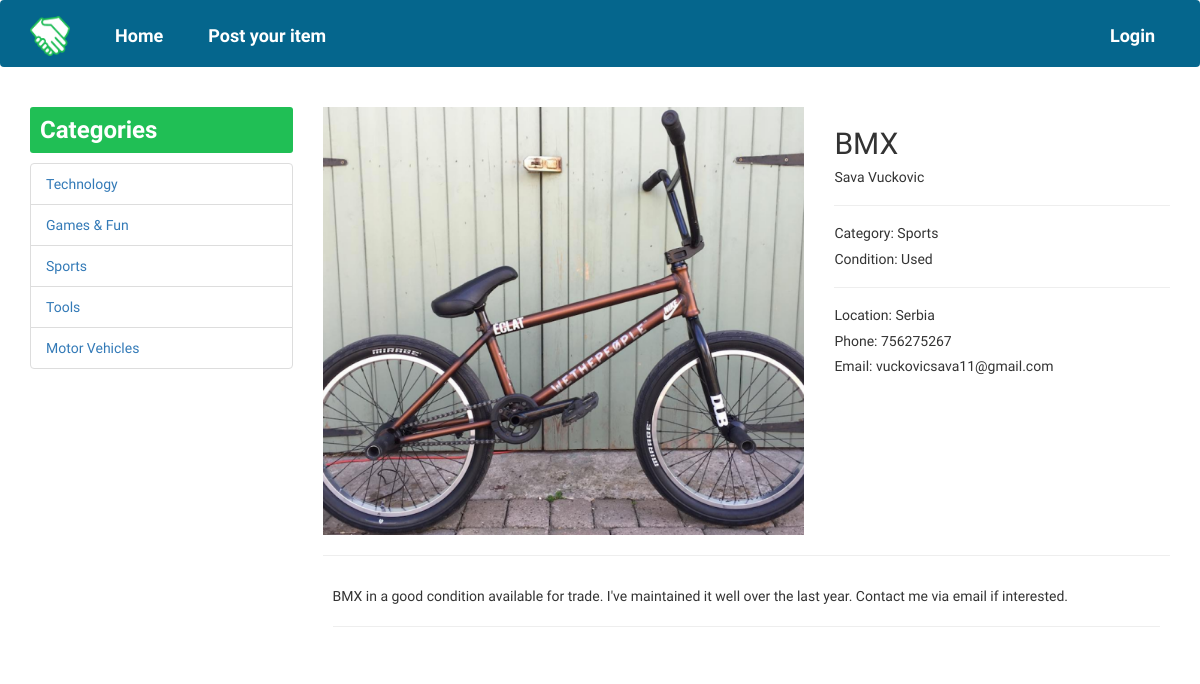
/item/8, run on the app's committed database.
### database_setup.py (models this page shows)
class Category(Base):
    __tablename__ = 'categories'
    id = Column(Integer, primary_key=True)
    name = Column(String(100), nullable=False)

class Item(Base):
    __tablename__ = 'items'
    id = Column(Integer, primary_key=True)
    owner_id = Column(Integer, ForeignKey('users.id'))
    category_id = Column(Integer, ForeignKey('categories.id'))
    name = Column(String(250), nullable=False)
    condition = Column(String(250), nullable=False)
    description = Column(Text, nullable=False)
    image = Column(String(250))

class User(Base):
    __tablename__ = 'users'
    id = Column(Integer, primary_key=True)
    name = Column(String(250), nullable=False)
    email = Column(String(250), nullable=False)
    picture = Column(String(250))
    phone = Column(Integer, nullable=False)
    location = Column(String(250), nullable=False)

### app.py (the view)
@app.route('/item/<int:item_id>')
def item(item_id):
    categories = helper.getAllCategories()
    item = helper.getItem(item_id)
    item_category = helper.getCategory(item.category_id)
    owner = helper.getItemOwner(item.owner_id)
    allowed_to_edit = False
    if 'username' in login_session:
        if item.owner_id == login_session['user_id']:
            allowed_to_edit = True
    state = 'not logged in'
    if 'state' in login_session:
        state = login_session['state']
    return render_template('item.html', categories=categories, item=item,
                           item_category=item_category, owner=owner,
                           state=state, allowed_to_edit=allowed_to_edit)

### helper_functions.py (called while the page is built)
def getItemOwner(item_owner_id):
    owner = session.query(User).filter_by(id=item_owner_id).one()
    return owner

def getItem(item_id):
    item = session.query(Item).filter_by(id=item_id).one()
    return item

def getAllCategories():
    categories = session.query(Category)
    return categories

def getCategory(category_id):
    category = session.query(Category).filter_by(id=category_id).one()
    return category

### templates/item.html (shortened to what this page needs)
{% extends 'layout.html' %}
{% block body %}
<div class="container">
  <div class="row">
    <div class="col-md-3 sidebar">
      <h3>Categories</h3>
      <ul class="list-group">
        {% for c in categories %}
        <li class="list-group-item">
          <a href="/items/{{ c.id }}">{{ c.name }}</a>
        </li>
        {% endfor %}
      </ul>
    </div>
    <div class="col-md-9">
      <div class="item-box">
          <div class="row">
            <div class="col-md-7">
              <img src="{{ item.image }}" alt="item image" class="item-image img-responsive">
            </div>
            <div class="col-md-5">
              <h2>{{ item.name }}</h2>
              <h5>{{ owner.name }}</h5>
              <hr>
              <h5>Category: {{ item_category.name }}</h5>
              <h5>Condition: {{ item.condition }}</h5>
              <hr>
              <h5>Location: {{ owner.location }}</h5>
              <h5>Phone: {{ owner.phone }}</h5>
              <h5>Email: {{ owner.email }}</h5>
            </div>
          </div>
          <hr>
          <div class="item-description">
            {{ item.description }}
            <hr>
          </div>
      </div>
    </div>
  </div>
</div>
{% endblock %}

### static/css/style.css (style rules this page uses)
html, body { margin: 0; padding: 0; font-family: 'Ubuntu', sans-serif; }
.sidebar h3 { padding: 10px; border-radius: 3px; background-color: #20bf55; font-weight: bold; color: #fff; }
.item-image { height: 65%; width: 100%; }
.item-box { width: 100%; border-radius: 5px; margin-top: 20px; }
.item-description { padding: 10px; }

### data on the page
Category: name "Technology"
Category: name "Games & Fun"
Category: name "Sports"
Category: name "Tools"
Category: name "Motor Vehicles"
Item: image (picture), name "BMX", condition "Used", description "BMX in a good condition available for trade. I've maintained it well over the last year. Contact me via email if interested."
User: name "Sava Vuckovic", location "Serbia", phone "756275267", email "vuckovicsava11@gmail.com"
